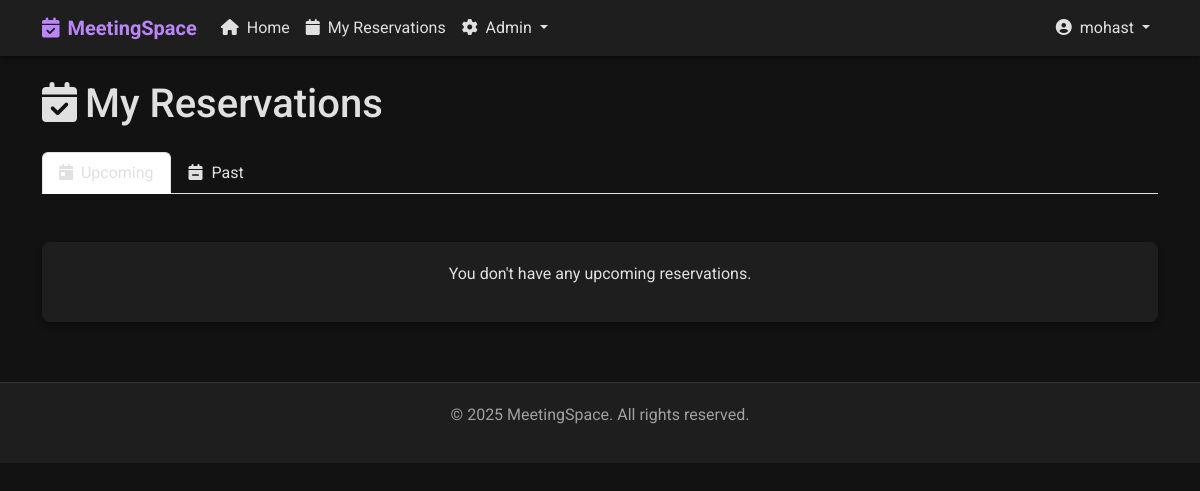
/my-reservations/ (signed in), run on an earlier commit of the app's database.
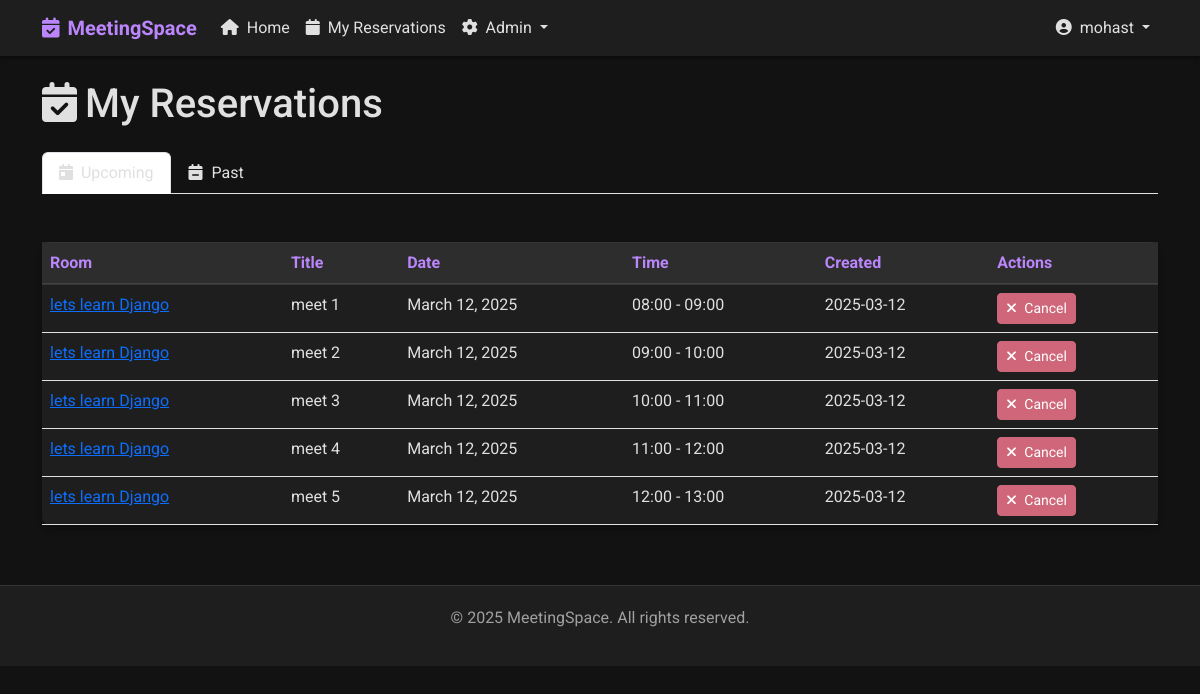
And on a later commit of the database.
### base/models.py (models this page shows, shortened)
class Reservation(models.Model):
    room = models.ForeignKey(Room, on_delete=models.CASCADE)
    user = models.ForeignKey(User, on_delete=models.CASCADE)
    title = models.CharField(max_length=200)
    description = models.TextField(null=True, blank=True)
    date = models.DateField()
    start_time = models.TimeField()
    end_time = models.TimeField()
    participants_emails = models.TextField(null=True, blank=True,
                                          help_text="Enter email addresses separated by commas")
    reminder_sent = models.BooleanField(default=False)
    created = models.DateTimeField(auto_now_add=True)
    updated = models.DateTimeField(auto_now=True)
    class Meta:
        ordering = ['date', 'start_time']
        constraints = [
            models.UniqueConstraint(
                fields=['room', 'date', 'start_time'],
                name='unique_reservation'
            )
        ]

class Room(models.Model):
    name = models.CharField(max_length=100)
    capacity = models.IntegerField(default=10)
    has_projector = models.BooleanField(default=False)
    has_whiteboard = models.BooleanField(default=False)
    has_video_conference = models.BooleanField(default=False)
    description = models.TextField(null=True, blank=True)
    created = models.DateTimeField(auto_now_add=True)
    updated = models.DateTimeField(auto_now=True)
    class Meta:
        ordering = ['name']

### base/views.py (the view)
# urls.py: path('my-reservations/', views.user_reservations, name="user-reservations"),
@login_required
def user_reservations(request):
    reservations = Reservation.objects.filter(user=request.user).order_by('date', 'start_time')
    status = request.GET.get('status', 'upcoming')
    today = datetime.now().date()
    if status == 'past':
        reservations = reservations.filter(date__lt=today)
    else:  # upcoming
        reservations = reservations.filter(date__gte=today)
    paginator = Paginator(reservations, 10)  # Show 10 reservations per page
    page_number = request.GET.get('page')
    page_obj = paginator.get_page(page_number)
    context = {
        'reservations': page_obj,
        'status': status,
    }
    return render(request, 'base/user_reservations.html', context)

### templates/base/user_reservations.html (shortened to what this page needs)
{% extends 'main.html' %}
{% block content %}
<div class="row mb-4">
    <div class="col-12">
        <h1 class="mb-4"><i class="fas fa-calendar-check me-2"></i>My Reservations</h1>
        <ul class="nav nav-tabs mb-4">
            <li class="nav-item">
                <a class="nav-link {% if status == 'upcoming' %}active{% endif %}" href="{% url 'user-reservations' %}?status=upcoming">
                    <i class="fas fa-calendar-day me-1"></i> Upcoming
                </a>
            </li>
            <li class="nav-item">
                <a class="nav-link {% if status == 'past' %}active{% endif %}" href="{% url 'user-reservations' %}?status=past">
                    <i class="fas fa-calendar-minus me-1"></i> Past
                </a>
            </li>
        </ul>
    </div>
</div>
<div class="row">
    <div class="col-12">
        <div class="card">
            <div class="card-body p-0">
                {% if reservations %}
                <div class="table-responsive">
                    <table class="table mb-0">
                        <thead>
                            <tr>
                                <th>Room</th>
                                <th>Title</th>
                                <th>Date</th>
                                <th>Time</th>
                                <th>Created</th>
                                <th>Actions</th>
                            </tr>
                        </thead>
                        <tbody>
                            {% for reservation in reservations %}
                            <tr>
                                <td>
                                    <a href="{% url 'room-detail' reservation.room.id %}">
                                        {{ reservation.room.name }}
                                    </a>
                                </td>
                                <td>{{ reservation.title }}</td>
                                <td>{{ reservation.date }}</td>
                                <td>{{ reservation.start_time|time:"H:i" }} - {{ reservation.end_time|time:"H:i" }}</td>
                                <td>{{ reservation.created|date:"Y-m-d" }}</td>
                                <td>
                                    {% if status == 'upcoming' %}
                                    <a href="{% url 'cancel-reservation' reservation.id %}" class="btn btn-sm btn-danger">
                                        <i class="fas fa-times me-1"></i> Cancel
                                    </a>
                                    {% endif %}
                                </td>
                            </tr>
                            {% endfor %}
                        </tbody>
                    </table>
                </div>
                {% else %}
                <div class="card-body">
                    <p class="text-center">
                        {% if status == 'upcoming' %}
                        You don't have any upcoming reservations.
                        {% else %}
                        You don't have any past reservations.
                        {% endif %}
                    </p>
                </div>
                {% endif %}
            </div>
        </div>
    </div>
</div>
{% endblock %}

What changed in the data, as far as the page shows it:
added Reservation: room.name "lets learn Django", title "meet 1", date "March 12, 2025", start_time "08:00", end_time "09:00", created "2025-03-12"
added Reservation: room.name "lets learn Django", title "meet 2", date "March 12, 2025", start_time "09:00", end_time "10:00", created "2025-03-12"
added Reservation: room.name "lets learn Django", title "meet 3", date "March 12, 2025", start_time "10:00", end_time "11:00", created "2025-03-12"
added Reservation: room.name "lets learn Django", title "meet 4", date "March 12, 2025", start_time "11:00", end_time "12:00", created "2025-03-12"
added Reservation: room.name "lets learn Django", title "meet 5", date "March 12, 2025", start_time "12:00", end_time "13:00", created "2025-03-12"
Also different on the page:
text no longer shown: "You don't have any upcoming reservations."
text now shown: "Room Title Date Time Created Actions"
